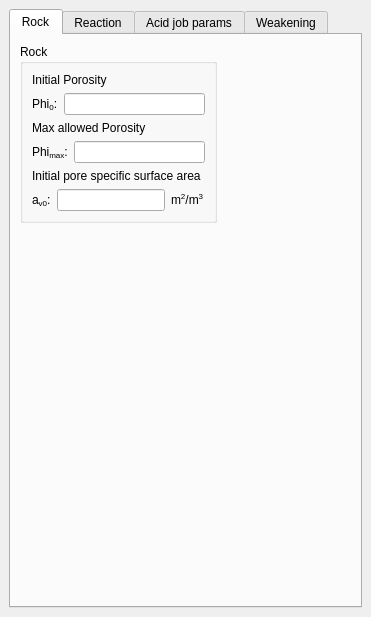
<?xml version="1.0" encoding="UTF-8"?>
<ui version="4.0">
 <class>acidjobDW</class>
 <widget class="QDockWidget" name="acidjobDW">
  <property name="geometry">
   <rect>
    <x>0</x>
    <y>0</y>
    <width>371</width>
    <height>617</height>
   </rect>
  </property>
  <property name="windowTitle">
   <string>DockWidget</string>
  </property>
  <widget class="QWidget" name="dockWidgetContents">
   <layout class="QGridLayout" name="gridLayout">
    <item row="0" column="0">
     <widget class="QTabWidget" name="tabWidget">
      <property name="currentIndex">
       <number>0</number>
      </property>
      <widget class="QWidget" name="tabRock">
       <attribute name="title">
        <string>Rock</string>
       </attribute>
       <layout class="QGridLayout" name="gridLayout_2">
        <item row="0" column="0">
         <widget class="QGroupBox" name="groupBox">
          <property name="title">
           <string>Rock</string>
          </property>
          <layout class="QVBoxLayout" name="verticalLayout">
           <item>
            <widget class="QLabel" name="label">
             <property name="text">
              <string>Initial Porosity</string>
             </property>
            </widget>
           </item>
           <item>
            <layout class="QHBoxLayout" name="horizontalLayout">
             <item>
              <widget class="QLabel" name="Phi0_label">
               <property name="text">
                <string>Phi&lt;SUB&gt;0&lt;/SUB&gt;:</string>
               </property>
              </widget>
             </item>
             <item>
              <widget class="QLineEdit" name="Phi0"/>
             </item>
            </layout>
           </item>
           <item>
            <widget class="QLabel" name="label_2">
             <property name="text">
              <string>Max allowed Porosity</string>
             </property>
            </widget>
           </item>
           <item>
            <layout class="QHBoxLayout" name="horizontalLayout_2">
             <item>
              <widget class="QLabel" name="Phimax_label">
               <property name="text">
                <string>Phi&lt;SUB&gt;max&lt;/SUB&gt;:</string>
               </property>
              </widget>
             </item>
             <item>
              <widget class="QLineEdit" name="Phimax"/>
             </item>
            </layout>
           </item>
           <item>
            <widget class="QLabel" name="label_3">
             <property name="text">
              <string>Initial pore specific surface area</string>
             </property>
            </widget>
           </item>
           <item>
            <layout class="QHBoxLayout" name="horizontalLayout_3">
             <item>
              <widget class="QLabel" name="av0_label">
               <property name="text">
                <string>a&lt;SUB&gt;v0&lt;/SUB&gt;:</string>
               </property>
              </widget>
             </item>
             <item>
              <widget class="QLineEdit" name="av0"/>
             </item>
             <item>
              <widget class="QLabel" name="av0_label_unit">
               <property name="text">
                <string>m&lt;SUP&gt;2&lt;/SUP&gt;/m&lt;SUP&gt;3&lt;/SUP&gt;</string>
               </property>
              </widget>
             </item>
            </layout>
           </item>
          </layout>
         </widget>
        </item>
        <item row="0" column="1">
         <spacer name="horizontalSpacer_4">
          <property name="orientation">
           <enum>Qt::Horizontal</enum>
          </property>
          <property name="sizeHint" stdset="0">
           <size>
            <width>72</width>
            <height>20</height>
           </size>
          </property>
         </spacer>
        </item>
        <item row="1" column="0">
         <spacer name="verticalSpacer">
          <property name="orientation">
           <enum>Qt::Vertical</enum>
          </property>
          <property name="sizeHint" stdset="0">
           <size>
            <width>20</width>
            <height>304</height>
           </size>
          </property>
         </spacer>
        </item>
       </layout>
      </widget>
      <widget class="QWidget" name="tabReaction">
       <attribute name="title">
        <string>Reaction</string>
       </attribute>
       <layout class="QGridLayout" name="gridLayout_3">
        <item row="0" column="0">
         <widget class="QGroupBox" name="groupBox_2">
          <property name="title">
           <string>Stimulation Fluid</string>
          </property>
          <layout class="QVBoxLayout" name="verticalLayout_2">
           <item>
            <widget class="QLabel" name="label_4">
             <property name="text">
              <string>Initial Concentration</string>
             </property>
            </widget>
           </item>
           <item>
            <layout class="QHBoxLayout" name="horizontalLayout_4">
             <item>
              <widget class="QLabel" name="c0_label">
               <property name="text">
                <string>C&lt;SUB&gt;0&lt;/SUB&gt;:</string>
               </property>
              </widget>
             </item>
             <item>
              <widget class="QLineEdit" name="c0"/>
             </item>
             <item>
              <widget class="QLabel" name="c0_label_unit">
               <property name="text">
                <string>mol/l</string>
               </property>
              </widget>
             </item>
            </layout>
           </item>
           <item>
            <widget class="QLabel" name="label_7">
             <property name="text">
              <string>Stoichiometric coefficient</string>
             </property>
            </widget>
           </item>
           <item>
            <layout class="QHBoxLayout" name="horizontalLayout_5">
             <item>
              <widget class="QLabel" name="betaf_label">
               <property name="text">
                <string>beta&lt;SUB&gt;f&lt;/SUB&gt;:</string>
               </property>
              </widget>
             </item>
             <item>
              <widget class="QLineEdit" name="betaf"/>
             </item>
            </layout>
           </item>
          </layout>
         </widget>
        </item>
        <item row="0" column="1">
         <spacer name="horizontalSpacer">
          <property name="orientation">
           <enum>Qt::Horizontal</enum>
          </property>
          <property name="sizeHint" stdset="0">
           <size>
            <width>318</width>
            <height>20</height>
           </size>
          </property>
         </spacer>
        </item>
        <item row="1" column="0">
         <widget class="QGroupBox" name="groupBox_3">
          <property name="title">
           <string>Major Dissolution Mineral</string>
          </property>
          <layout class="QVBoxLayout" name="verticalLayout_3">
           <item>
            <widget class="QLabel" name="label_10">
             <property name="text">
              <string>Molar Mass</string>
             </property>
            </widget>
           </item>
           <item>
            <layout class="QHBoxLayout" name="horizontalLayout_6">
             <item>
              <widget class="QLabel" name="mm_label">
               <property name="text">
                <string>M&lt;SUB&gt;M&lt;/SUB&gt;:</string>
               </property>
              </widget>
             </item>
             <item>
              <widget class="QLineEdit" name="mm"/>
             </item>
             <item>
              <widget class="QLabel" name="mm_label_unit">
               <property name="text">
                <string>g/mol</string>
               </property>
              </widget>
             </item>
            </layout>
           </item>
           <item>
            <widget class="QLabel" name="label_13">
             <property name="text">
              <string>Specific Gravity</string>
             </property>
            </widget>
           </item>
           <item>
            <layout class="QHBoxLayout" name="horizontalLayout_7">
             <item>
              <widget class="QLabel" name="rhom_label">
               <property name="text">
                <string>rho&lt;SUB&gt;m&lt;/SUB&gt;:</string>
               </property>
              </widget>
             </item>
             <item>
              <widget class="QLineEdit" name="rhom"/>
             </item>
            </layout>
           </item>
           <item>
            <widget class="QLabel" name="label_26">
             <property name="text">
              <string>Stoichiometric coefficient</string>
             </property>
            </widget>
           </item>
           <item>
            <layout class="QHBoxLayout" name="horizontalLayout_11">
             <item>
              <widget class="QLabel" name="betam_label">
               <property name="text">
                <string>beta&lt;SUB&gt;m&lt;/SUB&gt;:</string>
               </property>
              </widget>
             </item>
             <item>
              <widget class="QLineEdit" name="betam"/>
             </item>
            </layout>
           </item>
          </layout>
         </widget>
        </item>
        <item row="1" column="1">
         <spacer name="horizontalSpacer_2">
          <property name="orientation">
           <enum>Qt::Horizontal</enum>
          </property>
          <property name="sizeHint" stdset="0">
           <size>
            <width>318</width>
            <height>20</height>
           </size>
          </property>
         </spacer>
        </item>
        <item row="2" column="0" rowspan="2">
         <widget class="QGroupBox" name="groupBox_4">
          <property name="title">
           <string>Reaction Kinectics</string>
          </property>
          <layout class="QVBoxLayout" name="verticalLayout_4">
           <item>
            <widget class="QLabel" name="label_16">
             <property name="text">
              <string>Reaction Coefficient</string>
             </property>
            </widget>
           </item>
           <item>
            <layout class="QHBoxLayout" name="horizontalLayout_8">
             <item>
              <widget class="QLabel" name="ks_label">
               <property name="text">
                <string>ks:</string>
               </property>
              </widget>
             </item>
             <item>
              <widget class="QLineEdit" name="ks"/>
             </item>
             <item>
              <widget class="QLabel" name="ks_label_unit">
               <property name="text">
                <string>m/s</string>
               </property>
              </widget>
             </item>
            </layout>
           </item>
           <item>
            <widget class="QLabel" name="label_19">
             <property name="text">
              <string>Local mass transport Coefficient</string>
             </property>
            </widget>
           </item>
           <item>
            <layout class="QHBoxLayout" name="horizontalLayout_9">
             <item>
              <widget class="QLabel" name="kc_label">
               <property name="text">
                <string>kc:</string>
               </property>
              </widget>
             </item>
             <item>
              <widget class="QLineEdit" name="kc"/>
             </item>
             <item>
              <widget class="QLabel" name="kc_label_unit">
               <property name="text">
                <string>m/s</string>
               </property>
              </widget>
             </item>
            </layout>
           </item>
          </layout>
         </widget>
        </item>
        <item row="3" column="1">
         <spacer name="horizontalSpacer_3">
          <property name="orientation">
           <enum>Qt::Horizontal</enum>
          </property>
          <property name="sizeHint" stdset="0">
           <size>
            <width>318</width>
            <height>20</height>
           </size>
          </property>
         </spacer>
        </item>
       </layout>
      </widget>
      <widget class="QWidget" name="tabParameters">
       <attribute name="title">
        <string>Acid job params</string>
       </attribute>
       <layout class="QGridLayout" name="gridLayout_4">
        <item row="0" column="0">
         <widget class="QGroupBox" name="groupBox_5">
          <property name="title">
           <string>Acid job parameters</string>
          </property>
          <layout class="QVBoxLayout" name="verticalLayout_5">
           <item>
            <widget class="QLabel" name="label_5">
             <property name="text">
              <string>Treated interval length</string>
             </property>
            </widget>
           </item>
           <item>
            <layout class="QHBoxLayout" name="horizontalLayout_10">
             <item>
              <widget class="QLabel" name="lt_label">
               <property name="text">
                <string>l&lt;SUB&gt;t&lt;/SUB&gt;:</string>
               </property>
              </widget>
             </item>
             <item>
              <widget class="QLineEdit" name="lt"/>
             </item>
             <item>
              <widget class="QLabel" name="lt_label_unit">
               <property name="text">
                <string>m</string>
               </property>
              </widget>
             </item>
            </layout>
           </item>
           <item>
            <widget class="QLabel" name="label_12">
             <property name="text">
              <string>Fluid Volume</string>
             </property>
            </widget>
           </item>
           <item>
            <layout class="QHBoxLayout" name="horizontalLayout_12">
             <item>
              <widget class="QLabel" name="Vt_label">
               <property name="text">
                <string>V&lt;SUB&gt;t&lt;/SUB&gt;:</string>
               </property>
              </widget>
             </item>
             <item>
              <widget class="QLineEdit" name="Vt"/>
             </item>
             <item>
              <widget class="QLabel" name="Vt_label_unit">
               <property name="text">
                <string>bbl</string>
               </property>
              </widget>
             </item>
            </layout>
           </item>
           <item>
            <widget class="QLabel" name="label_17">
             <property name="text">
              <string>Flow rate</string>
             </property>
            </widget>
           </item>
           <item>
            <layout class="QHBoxLayout" name="horizontalLayout_13">
             <item>
              <widget class="QLabel" name="Qt_label">
               <property name="text">
                <string>Q&lt;SUB&gt;t&lt;/SUB&gt;:</string>
               </property>
              </widget>
             </item>
             <item>
              <widget class="QLineEdit" name="Qt"/>
             </item>
             <item>
              <widget class="QLabel" name="Qt_label_unit_2">
               <property name="text">
                <string>bpm</string>
               </property>
              </widget>
             </item>
            </layout>
           </item>
          </layout>
         </widget>
        </item>
        <item row="0" column="1">
         <spacer name="horizontalSpacer_5">
          <property name="orientation">
           <enum>Qt::Horizontal</enum>
          </property>
          <property name="sizeHint" stdset="0">
           <size>
            <width>86</width>
            <height>20</height>
           </size>
          </property>
         </spacer>
        </item>
        <item row="1" column="0">
         <spacer name="verticalSpacer_2">
          <property name="orientation">
           <enum>Qt::Vertical</enum>
          </property>
          <property name="sizeHint" stdset="0">
           <size>
            <width>20</width>
            <height>304</height>
           </size>
          </property>
         </spacer>
        </item>
       </layout>
      </widget>
      <widget class="QWidget" name="tabWeakening">
       <attribute name="title">
        <string>Weakening</string>
       </attribute>
       <layout class="QGridLayout" name="gridLayout_6">
        <item row="0" column="0">
         <widget class="QGroupBox" name="groupBox_6">
          <property name="title">
           <string>Weakening model</string>
          </property>
          <layout class="QGridLayout" name="gridLayout_5">
           <item row="0" column="0">
            <widget class="QLabel" name="E_formula_label">
             <property name="text">
              <string>E=E&lt;SUB&gt;0&lt;/SUB&gt;.exp(a.Phi&lt;SUB&gt;0&lt;/SUB&gt;+b.DeltaPhi)</string>
             </property>
            </widget>
           </item>
           <item row="1" column="0">
            <widget class="QLabel" name="label_6">
             <property name="text">
              <string>Coefficients:</string>
             </property>
            </widget>
           </item>
           <item row="2" column="0">
            <layout class="QHBoxLayout" name="horizontalLayout_16">
             <item>
              <widget class="QLabel" name="E0_label">
               <property name="text">
                <string>E&lt;SUB&gt;0&lt;/SUB&gt;:</string>
               </property>
              </widget>
             </item>
             <item>
              <widget class="TPBrUnitInput" name="E0" native="true">
               <property name="text" stdset="0">
                <string>0</string>
               </property>
               <property name="unitType" stdset="0">
                <enum>EPressure</enum>
               </property>
              </widget>
             </item>
            </layout>
           </item>
           <item row="3" column="0">
            <layout class="QHBoxLayout" name="horizontalLayout_14">
             <item>
              <widget class="QLabel" name="a_label">
               <property name="text">
                <string>a:</string>
               </property>
              </widget>
             </item>
             <item>
              <widget class="QLineEdit" name="a"/>
             </item>
            </layout>
           </item>
           <item row="4" column="0">
            <layout class="QHBoxLayout" name="horizontalLayout_15">
             <item>
              <widget class="QLabel" name="b_label">
               <property name="text">
                <string>b:</string>
               </property>
              </widget>
             </item>
             <item>
              <widget class="QLineEdit" name="b"/>
             </item>
            </layout>
           </item>
          </layout>
         </widget>
        </item>
        <item row="0" column="1">
         <spacer name="horizontalSpacer_6">
          <property name="orientation">
           <enum>Qt::Horizontal</enum>
          </property>
          <property name="sizeHint" stdset="0">
           <size>
            <width>129</width>
            <height>20</height>
           </size>
          </property>
         </spacer>
        </item>
        <item row="1" column="0">
         <spacer name="verticalSpacer_3">
          <property name="orientation">
           <enum>Qt::Vertical</enum>
          </property>
          <property name="sizeHint" stdset="0">
           <size>
            <width>20</width>
            <height>350</height>
           </size>
          </property>
         </spacer>
        </item>
       </layout>
      </widget>
     </widget>
    </item>
   </layout>
  </widget>
 </widget>
 <customwidgets>
  <customwidget>
   <class>TPBrUnitInput</class>
   <extends>QWidget</extends>
   <header>tpbrunitinput.h</header>
  </customwidget>
 </customwidgets>
 <resources/>
 <connections/>
</ui>
